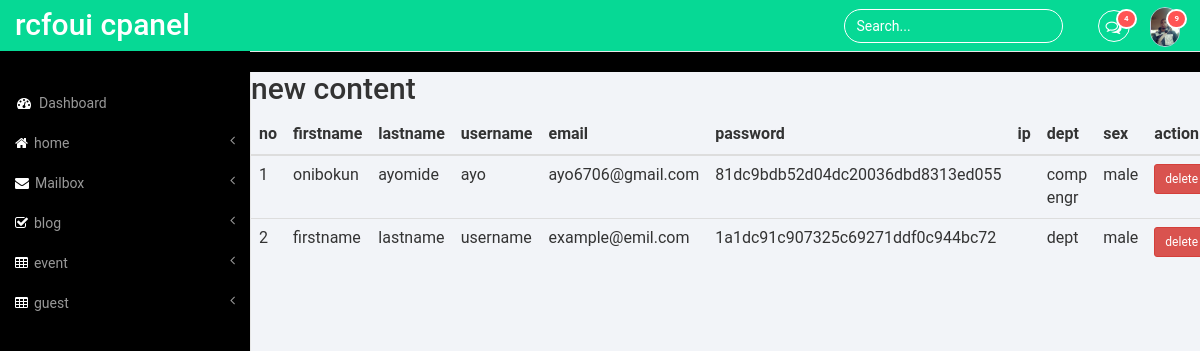
Page /publicity/hod/guest.php (signed in) on the committed database.
### tables this page shows
CREATE TABLE `guestusers` (
  `id` int(11) NOT NULL,
  `first_name` text NOT NULL,
  `last_name` text NOT NULL,
  `username` varchar(11) NOT NULL,
  `email` text NOT NULL,
  `password` varchar(100) NOT NULL,
  `ip` varchar(100) NOT NULL,
  `dept` text NOT NULL,
  `sex` varchar(11) NOT NULL
);

### publicity/hod/guest.php (the view, shortened to what this page needs)
<?php
include '../../php/db.php';
?>
<!DOCTYPE html>
<html>
<head>
	<?php
	include '../adminnavbar.php';
	?>
	<h2>new content</h2>
	<div class="table-responsive">
  				<table class="table">
		<thead>
			<th>no</th>
			<th>firstname</th>
			<th>lastname</th>
			<th>username</th>
			<th>email</th>
			<th>password</th>
			<th>ip</th>
			<th>dept</th>
			<th>sex</th>
			<th>action</th>
		</thead>
		<?php
		$sql="SELECT * FROM guestusers";
		if ($result = mysqli_query($conn, $sql)){
			while ($row=mysqli_fetch_assoc($result)) {
				echo "<tr>
					<td>".$row['id']."</td>
					<td>".$row['first_name']."</td>
					<td>".$row['last_name']."</td>
					<td>".$row['username']."</td>
					<td>".$row['email']."</td>
					<td>".$row['password']."</td>
					<td>".$row['ip']."</td>
					<td>".$row['dept']."</td>
					<td>".$row['sex']."</td>
					<td align='center'>
						<a class='btn btn-sm btn-danger' href='blog.php?epr=delete&id=".$row['id']."'>delete</a>
					</td>
				</tr>";
			}}
		?>
		</table>
		</div>
	</div>
</body>
</html>

### php/style.css (style rules this page uses)
html, body { font-family: 'Roboto', sans-serif; font-size: 100%; background: #000; overflow-x: hidden; }

### rows in the picture
guestusers: id "1", first_name "onibokun", last_name "ayomide", username "ayo", email "ayo6706@gmail.com", password "81dc9bdb52d04dc20036dbd8313ed055", dept "comp engr", sex "male"
guestusers: id "2", first_name "firstname", last_name "lastname", username "username", email "example@emil.com", password "1a1dc91c907325c69271ddf0c944bc72", dept "dept", sex "male"
